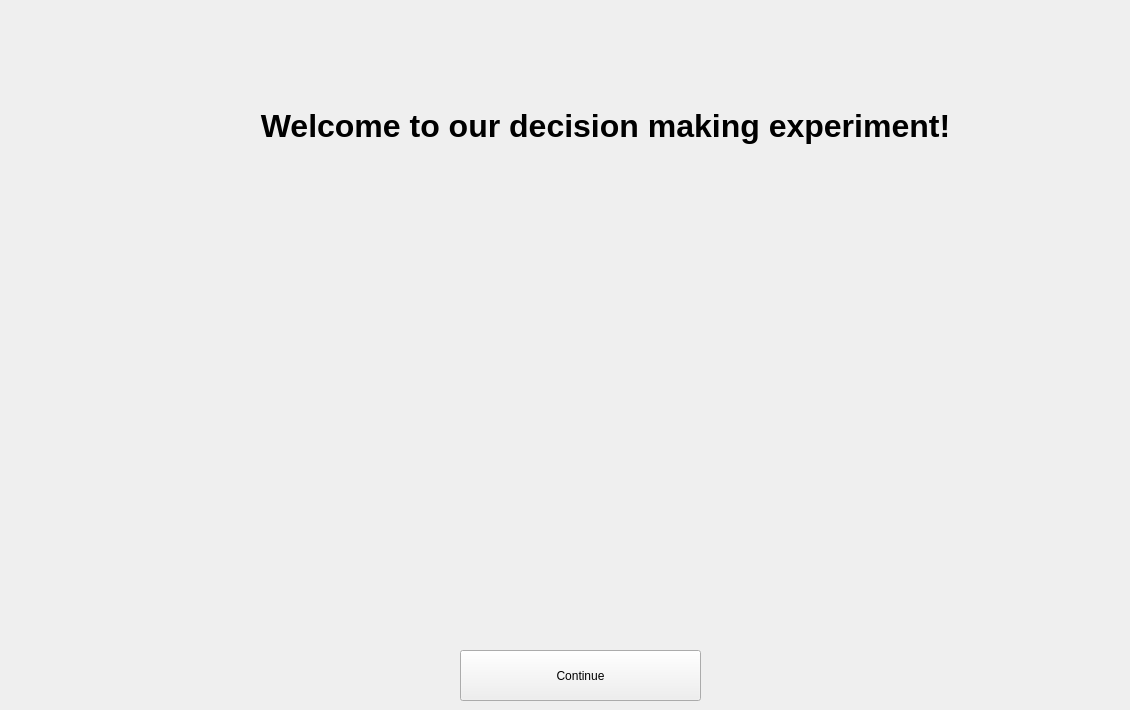
    <widget class="QWidget" name="page_welcome">
     <widget class="QLabel" name="Welcome_lbl">
      <property name="geometry">
       <rect>
        <x>90</x>
        <y>60</y>
        <width>1031</width>
        <height>131</height>
       </rect>
      </property>
      <property name="sizePolicy">
       <sizepolicy hsizetype="Preferred" vsizetype="Preferred">
        <horstretch>0</horstretch>
        <verstretch>0</verstretch>
       </sizepolicy>
      </property>
      <property name="font">
       <font>
        <family>Arial</family>
        <pointsize>24</pointsize>
        <weight>75</weight>
        <bold>true</bold>
       </font>
      </property>
      <property name="locale">
       <locale language="English" country="UnitedKingdom"/>
      </property>
      <property name="text">
       <string>Welcome to our decision making experiment!</string>
      </property>
      <property name="alignment">
       <set>Qt::AlignCenter</set>
      </property>
     </widget>
     <widget class="QLabel" name="Welcome_pic">
      <property name="geometry">
       <rect>
        <x>380</x>
        <y>270</y>
        <width>411</width>
        <height>201</height>
       </rect>
      </property>
      <property name="text">
       <string/>
      </property>
      <property name="pixmap">
       <pixmap>pics/welcome.jpg</pixmap>
      </property>
     </widget>
     <widget class="QPushButton" name="Continue_bn_page_welcome">
      <property name="geometry">
       <rect>
        <x>460</x>
        <y>650</y>
        <width>241</width>
        <height>51</height>
       </rect>
      </property>
      <property name="text">
       <string>Continue</string>
      </property>
     </widget>
    </widget>
